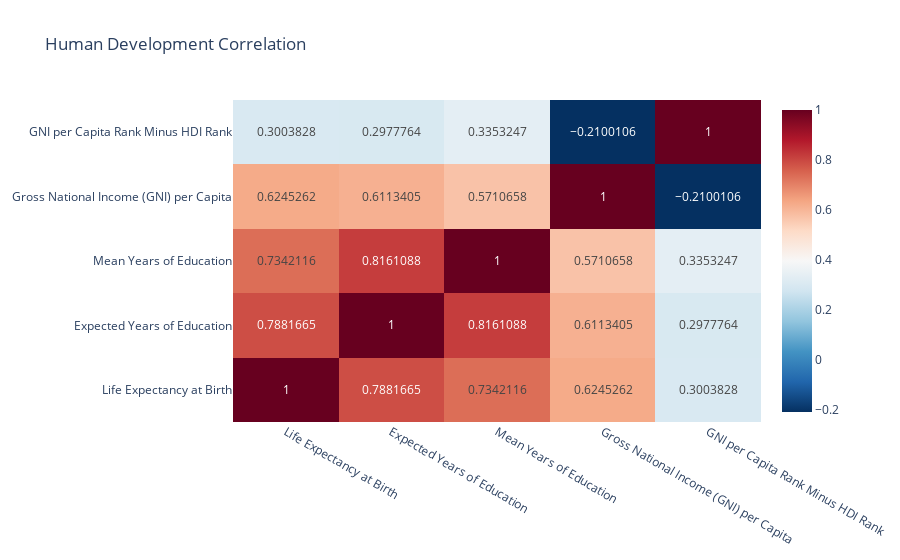

This figure's notebook cell:
### Code cell
# generate the correlation
HD_corr = human_development[['Life Expectancy at Birth', 'Expected Years of Education',
       'Mean Years of Education', 'Gross National Income (GNI) per Capita',
       'GNI per Capita Rank Minus HDI Rank']]
HD_corr = HD_corr.corr()
# plot the heatmap
px.imshow(HD_corr,text_auto=True, color_continuous_scale='RdBu_r', origin='lower', title ="Human Development Correlation",aspect = 'auto')

### Figure 1 — Plotly figure (JSON) as saved in the notebook; plotly's stock layout.template omitted (floating-point values rounded to 4 significant figures)
{"data": [{"coloraxis": "coloraxis", "hovertemplate": "x: %{x}<br>y: %{y}<br>color: %{z}<extra></extra>", "name": "0", "texttemplate": "%{z}", "type": "heatmap", "x": ["Life Expectancy at Birth", "Expected Years of Education", "Mean Years of Education", "Gross National Income (GNI) per Capita", "GNI per Capita Rank Minus HDI Rank"], "xaxis": "x", "y": ["Life Expectancy at Birth", "Expected Years of Education", "Mean Years of Education", "Gross National Income (GNI) per Capita", "GNI per Capita Rank Minus HDI Rank"], "yaxis": "y", "z": [[1, 0.7882, 0.7342, 0.6245, 0.3004], [0.7882, 1, 0.8161, 0.6113, 0.2978], [0.7342, 0.8161, 1, 0.5711, 0.3353], [0.6245, 0.6113, 0.5711, 1, -0.21], [0.3004, 0.2978, 0.3353, -0.21, 1]]}], "layout": {"coloraxis": {"colorscale": [[0, "rgb(5,48,97)"], [0.1, "rgb(33,102,172)"], [0.2, "rgb(67,147,195)"], [0.3, "rgb(146,197,222)"], [0.4, "rgb(209,229,240)"], [0.5, "rgb(247,247,247)"], [0.6, "rgb(253,219,199)"], [0.7, "rgb(244,165,130)"], [0.8, "rgb(214,96,77)"], [0.9, "rgb(178,24,43)"], [1, "rgb(103,0,31)"]]}, "title": {"text": "Human Development Correlation"}, "xaxis": {"anchor": "y", "domain": [0, 1]}, "yaxis": {"anchor": "x", "autorange": true, "domain": [0, 1]}}}
